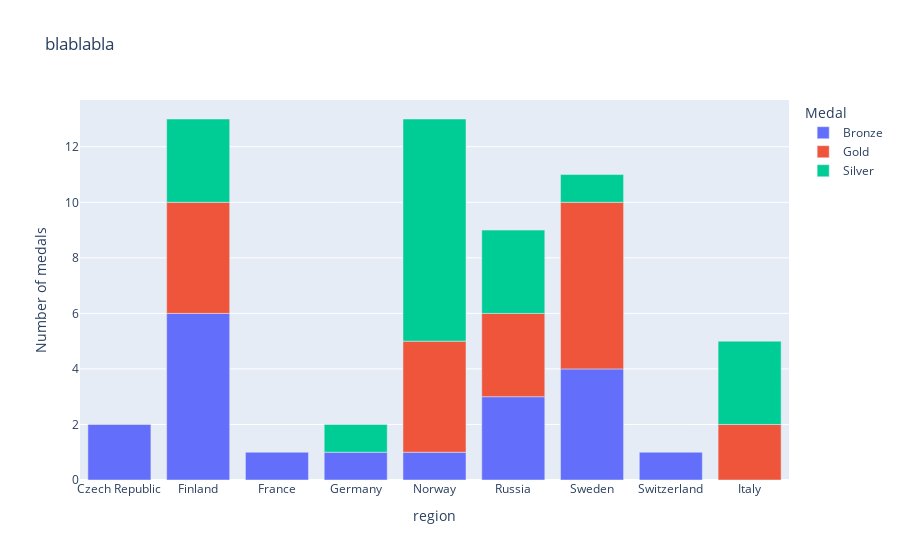

Source (notebook cell):
### Code cell
import plotly_express as px

fig = px.bar(
    df_test,
    x="region",
    y=0,
    color="Medal",
    labels={"Sport": "Sport", "0": "Number of medals"},
    title="blablabla",
)
fig.show()

### Figure 1 — Plotly figure (JSON) as saved in the notebook; plotly's stock layout.template omitted (floating-point values rounded to 4 significant figures)
{"data": [{"alignmentgroup": "True", "hovertemplate": "Medal=Bronze<br>region=%{x}<br>Number of medals=%{y}<extra></extra>", "legendgroup": "Bronze", "marker": {"color": "#636efa", "pattern": {"shape": ""}}, "name": "Bronze", "offsetgroup": "Bronze", "orientation": "v", "showlegend": true, "textposition": "auto", "type": "bar", "x": ["Czech Republic", "Finland", "France", "Germany", "Norway", "Russia", "Sweden", "Switzerland"], "xaxis": "x", "y": [2, 6, 1, 1, 1, 3, 4, 1], "yaxis": "y"}, {"alignmentgroup": "True", "hovertemplate": "Medal=Gold<br>region=%{x}<br>Number of medals=%{y}<extra></extra>", "legendgroup": "Gold", "marker": {"color": "#EF553B", "pattern": {"shape": ""}}, "name": "Gold", "offsetgroup": "Gold", "orientation": "v", "showlegend": true, "textposition": "auto", "type": "bar", "x": ["Finland", "Italy", "Norway", "Russia", "Sweden"], "xaxis": "x", "y": [4, 2, 4, 3, 6], "yaxis": "y"}, {"alignmentgroup": "True", "hovertemplate": "Medal=Silver<br>region=%{x}<br>Number of medals=%{y}<extra></extra>", "legendgroup": "Silver", "marker": {"color": "#00cc96", "pattern": {"shape": ""}}, "name": "Silver", "offsetgroup": "Silver", "orientation": "v", "showlegend": true, "textposition": "auto", "type": "bar", "x": ["Finland", "Germany", "Italy", "Norway", "Russia", "Sweden"], "xaxis": "x", "y": [3, 1, 3, 8, 3, 1], "yaxis": "y"}], "layout": {"barmode": "relative", "legend": {"title": {"text": "Medal"}, "tracegroupgap": 0}, "title": {"text": "blablabla"}, "xaxis": {"anchor": "y", "domain": [0, 1], "title": {"text": "region"}}, "yaxis": {"anchor": "x", "domain": [0, 1], "title": {"text": "Number of medals"}}}}
